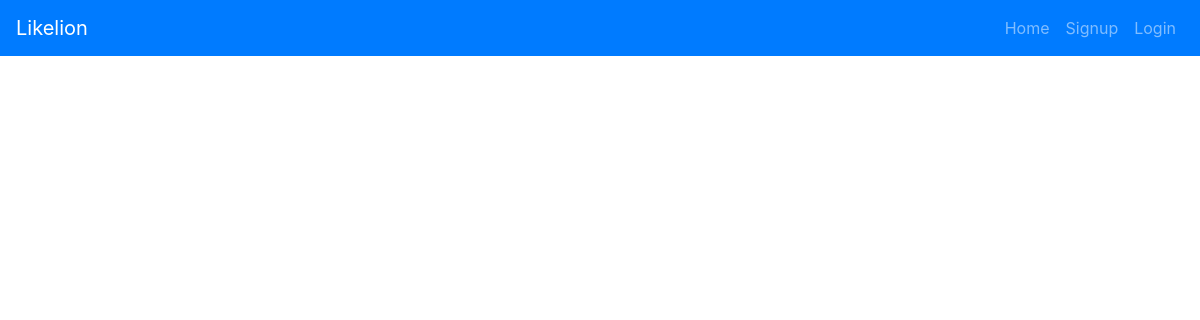
Before: / with the older database file.
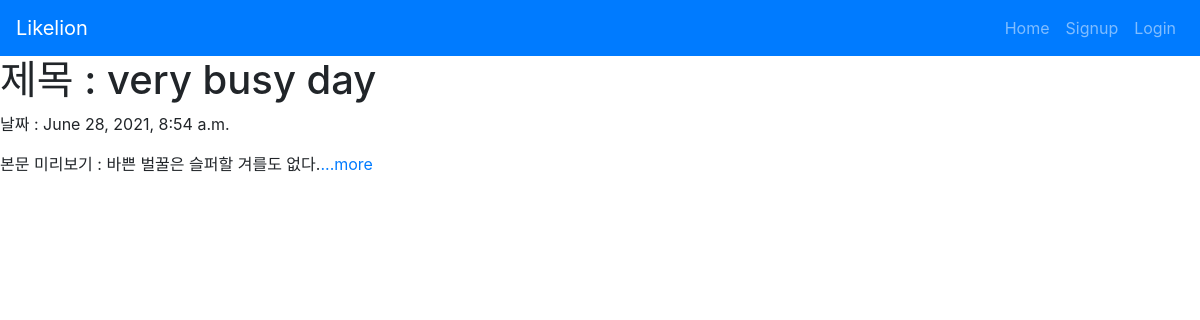
After: the same page with the newer database file.
### dapp/models.py (models this page shows, shortened)
class D(models.Model):
    title = models.CharField(max_length=200)
    pub_date = models.DateTimeField('data published')
    body = models.TextField()
    def summary(self):
        return self.body[:100]

### dapp/views.py (the view)
# urls.py: 2. Add a URL to urlpatterns:  path('', views.home, name='home')
def home(request):
    ds = D.objects
    return render(request, 'home.html', {'ds' : ds})

### dapp/templates/home.html
{% extends 'base.html' %}
{% block content %}
{% for d in ds.all %}
<h1>제목 : {{d.title}}</h1>
<p>날짜 : {{d.pub_date}}</p>
<p>본문 미리보기 : {{d.summary}}<a href = "{%url 'detail' d.id%}">...more</a></p>
{% endfor %}
{% endblock %}

### fifthproject/templates/base.html (shortened to what this page needs)
{% load bootstrap4 %}
{% bootstrap_css %}
<nav class="navbar navbar-expand-lg navbar-dark bg-primary">
    <a class="navbar-brand" href="{% url 'home' %}">Likelion</a>
    <div class="collapse navbar-collapse" id="navbarNav">
        <ul class="navbar-nav ml-auto">
            <li class="nav-item">
                <a class="nav-item nav-link" href="{% url 'home' %}">Home</span></a>
            </li>
            {% if user.is_authenticated %}
            <li class="nav-item dropdown">
                <a class="nav-link dropdown-toggle" id="navbarDropdown" role="button" data-toggle="dropdown"
                            aria-haspopup="true" aria-expanded="false">환영합니다. {{ user.username }} 님!</a>
                <div class="dropdown-menu" aria-labelledby="navbarDropdown">
                    <a class="dropdown-item" href="javascript:{document.getElementById('logout').submit()}">Logout</a>
                    <form id="logout" method="POST" action="{% url 'logout' %}">
                        {% csrf_token %} <input type="hidden" />
                    </form>
                </div>
            </li>
            {% else %}
            <li class="nav-item">
                <a class="nav-item nav-link" href="{% url 'signup' %}">Signup</a>
            </li>
            <li class="nav-item">
                <a class="nav-item nav-link" href="{% url 'login' %}">Login</a>
            </li>
            {% endif %}
        </ul>
    </div>
</nav>
{% block content %}
{% endblock %}

Changed rows visible on the page:
added D: title "very busy day", pub_date "June 28, 2021, 8:54 a.m.", summary "바쁜 벌꿀은 슬퍼할 겨를도 없다."
